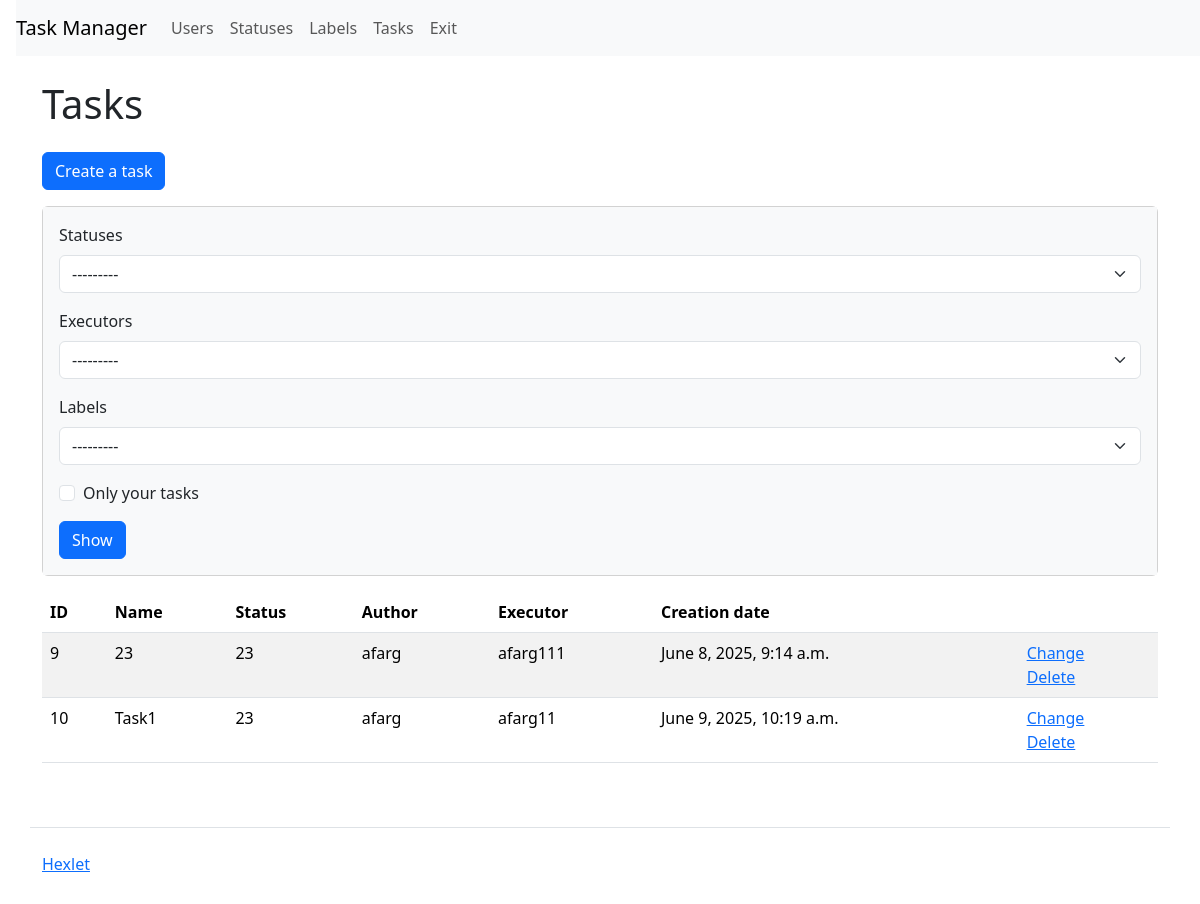
The page /tasks/ (signed in) on the database as committed earlier.
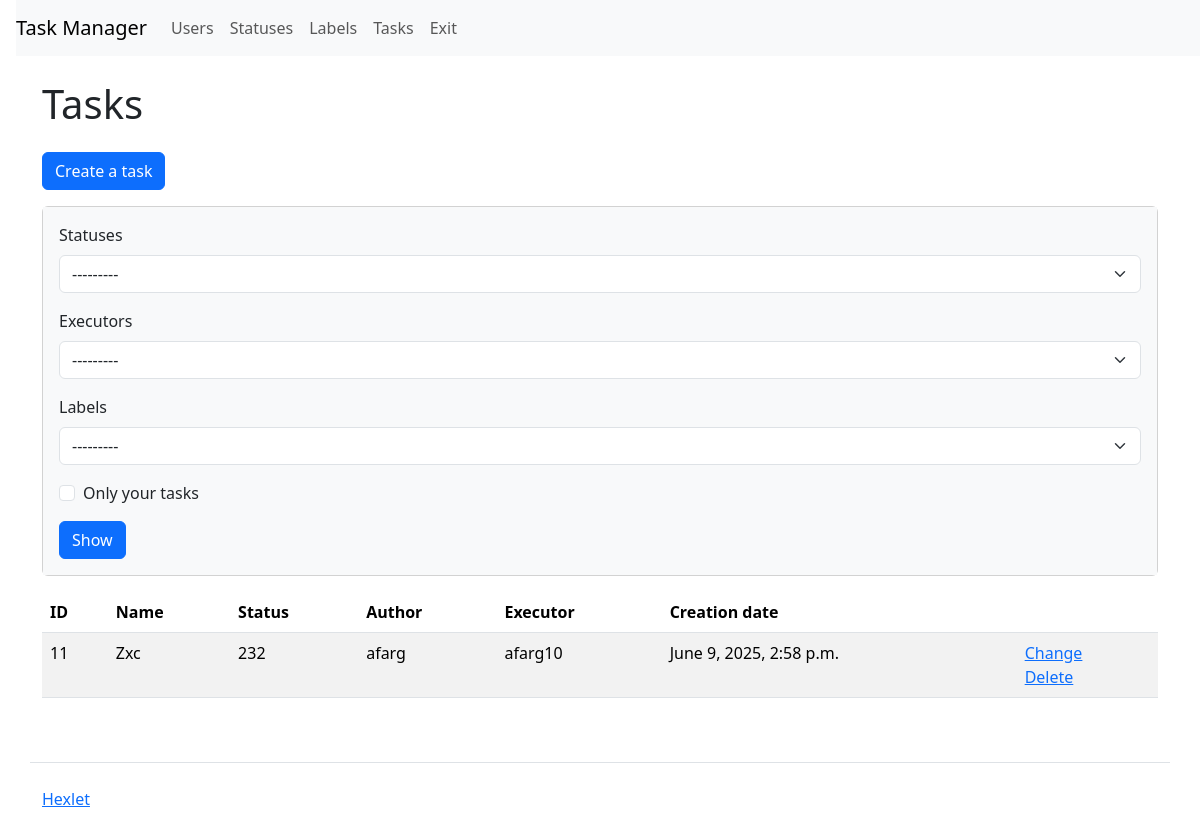
The same page on the database as committed later.
### task_manager/tasks/models.py (models this page shows, shortened)
class Tasks(models.Model):
    name = models.TextField(
        max_length=150,
        verbose_name=_('Name')
        )
    author = models.TextField(
        max_length=150,
        blank=True,
        null=True,
        verbose_name=_('Author')
        )
    discription = models.TextField(
        'discription',
        max_length=100
        )
    status = models.ForeignKey(
        Statuses,
        on_delete=models.SET_NULL,
        blank=True,
        null=True,
        verbose_name=_("Status")
        )
    executor = models.ForeignKey(
        Users,
        on_delete=models.SET_NULL,
        blank=True,
        null=True,
        verbose_name=_("Executor")
        )
    labels = models.ManyToManyField(
        Labels,
        blank=True,
        verbose_name=_("Labels")
        )
    created_at = models.DateTimeField(
        auto_now_add=True,
        verbose_name=_('Creation date')
        )

### task_manager/statuses/models.py (models this page shows)
class Statuses(models.Model):
    name = models.TextField(max_length=150, verbose_name=_('Name'))
    created_at = models.DateTimeField(
        auto_now_add=True, verbose_name=_('Creation date')
        )
    def __str__(self):
        return self.name

### task_manager/users/models.py (models this page shows, shortened)
class Users(AbstractUser, PermissionsMixin):
    first_name = models.TextField(
        max_length=150,
        verbose_name=_('Name')
        )
    last_name = models.TextField(
        max_length=150,
        verbose_name=_('Surname')
        )
    username = models.TextField(
        max_length=150,
        unique=True,
        verbose_name=_('Username'),
        )
    password = models.TextField(
        max_length=20,
        verbose_name=_('Password')
        )
    created_at = models.DateTimeField(
        auto_now_add=True,
        verbose_name=_('Creation date')
        )
    USERNAME_FIELD = 'username'
    def __str__(self):
        return self.username

### task_manager/tasks/views.py (the view, shortened to what this page needs)
# urls.py: path('', views.IndexView.as_view(), name='index'),
class IndexView(LoginRequiredMixin, View):
    def dispatch(self, request, *args, **kwargs):
        return super(
            LoginRequiredMixin, self).dispatch(request, *args, **kwargs)
    def get(self, request, *args, **kwargs):
        statuses = Statuses.objects.all()
        executors = Users.objects.all()
        labels = Labels.objects.all()
        status_id = request.GET.get('status')
        executor_id = request.GET.get('executor')
        label_id = request.GET.get('labels')
        is_self_tasks = request.GET.get('self_tasks')
        status = Statuses.objects.get(id=status_id) if status_id else None
        executor = Users.objects.get(id=executor_id) if executor_id else None
        label = Labels.objects.get(id=label_id) if label_id else None
        user = request.user
        tasks_status = Tasks.objects.filter(
            status=status_id) if status_id else Tasks.objects.all()
        task_executor = Tasks.objects.filter(
            executor=executor_id) if executor_id else Tasks.objects.all()
        task_label = Tasks.objects.filter(
            label=label_id) if label_id else Tasks.objects.all()
        self_tasks = Tasks.objects.filter(
            author=user) if (user and is_self_tasks) else Tasks.objects.all()
        valid = 'is-valid' if (
            status or executor or label or is_self_tasks) else ''
        tasks = tasks_status & task_executor & task_label & self_tasks
        return render(request, 'tasks/index.html', context={
            'name': _('Tasks'),
            'statuses': statuses,
            'stat': [status_id, status],
            'executors': executors,
            'exec': [executor_id, executor],
            'labels': labels,
            'lab': [label_id, label],
            'valid': valid,
            'checked': is_self_tasks,
            'tasks': tasks,
        })

### task_manager/labels/models.py (called while the page is built)
    def __str__(self):
        return self.name

### task_manager/templates/tasks/index.html (shortened to what this page needs)
{% extends "index.html" %}
{% load i18n %}
{% block context %}
<a class="btn btn-primary mb-3" href="/tasks/create/" role="button">{% translate 'Create a task' %}</a>
<div class="card mb-3">
    <div class="card-body bg-light">
      <form class="form-inline center" method="get">
        <div class="mb-3">
            <label class="form-label" for="id_status">{% translate 'Statuses' %}</label>
            <select name="status" class="form-select mr-3 ml-2 {{ valid }}" id="id_status">
                {% if stat.1 %}
                <option value="{{ stat.0 }}" selected>{{ stat.1 }}</option>
                <option value="">---------</option>
                {% for status in statuses %}
                {% if status != stat.1 %}
                <option value="{{ status.id }}">{{ status }}</option>
                {% endif %}
                {% endfor %}
                {% else %}
                <option value="" selected>---------</option>
                {% endif %}
            </select>
        </div>
        <div class="mb-3">
            <label class="form-label" for="id_executor">{% translate 'Executors' %}</label>
            <select name="executor" class="form-select mr-3 ml-2 {{ valid }}" id="id_executor">
                {% if exec.1 %}
                <option value="{{ exec.0 }}" selected>{{ exec.1 }}</option>
                <option value="">---------</option>
                {% for executor in executors %}
                {% if executor != exec.1 %}
                <option value="{{ executor.id }}">{{ executor }}</option>
                {% endif %}
                {% endfor %}
                {% else %}
                <option value="" selected>---------</option>
                {% endif %}
            </select>
        </div>
        <div class="mb-3">
            <label class="form-label" for="id_label">{% translate 'Labels' %}</label>
            <select name="label" class="form-select mr-3 ml-2 {{ valid }}" id="id_label">
                {% if lab.1 %}
                <option value="{{ lab.0 }}" selected>{{ lab.1 }}</option>
                <option value="">---------</option>
                {% for label in labels %}
                {% if label != lab.1 %}
                <option value="{{ label.id }}">{{ label }}</option>
                {% endif %}
                {% endfor %}
                {% else %}
                <option value="" selected>---------</option>
                {% endif %}
            </select>
        </div>
        <div class="mb-3">
        <div class="form-check">
            {% if checked %}
            <input type="checkbox" name="self_tasks" class="form-check-input mr-3 {{ valid }}" checked id="id_self_tasks">
            {% else %}
            <input type="checkbox" name="self_tasks" class="form-check-input mr-3 {{ valid }}" id="id_self_tasks">
            {% endif %}
            <label class="form-check-label" for="id_self_tasks">{% translate 'Only your tasks' %}</label>
        </div>
        </div>
        <input class="btn btn-primary" type="submit" value="{% translate 'Show' %}">
      </form>
    </div>
</div>
<table class="table table-striped">
    <thead>
      <tr>
        <th>ID</th>
        <th>{% translate 'Name' %}</th>
        <th>{% translate 'Status' %}</th>
        <th>{% translate 'Author' %}</th>
        <th>{% translate 'Executor' %}</th>
        <th>{% translate 'Creation date' %}</th>
        <th></th>
      </tr>
    </thead>
    <tbody>
      {% if tasks %}
      {% for task in tasks %}
        <tr>
          <td>{{ task.id }}</td>
          <td>{{ task.name }}</td>
          <td>{{ task.status }}</td>
          <td>{{ task.author }}</td>
          <td>{{ task.executor }}</td>
          <td>{{ task.created_at }}</td>
          <td>
            <a href="/tasks/{{ task.id }}/update/">{% translate 'Сhange' %}</a>
            <br>
            <a href="/tasks/{{ task.id }}/delete/">{% translate 'Delete' %}</a>
          </td>
        </tr>
      {% endfor %}
      {% endif %}
    </tbody>
  </table>
{% endblock %}

Rows that differ between the two databases and show on the page:
removed Tasks: id "9", name "23", status "23", author "afarg", executor "afarg111", created_at "June 8, 2025, 9:14 a.m."
removed Tasks: id "10", name "Task1", status "23", author "afarg", executor "afarg11", created_at "June 9, 2025, 10:19 a.m."
added Tasks: id "11", name "Zxc", status "232", author "afarg", executor "afarg10", created_at "June 9, 2025, 2:58 p.m."
